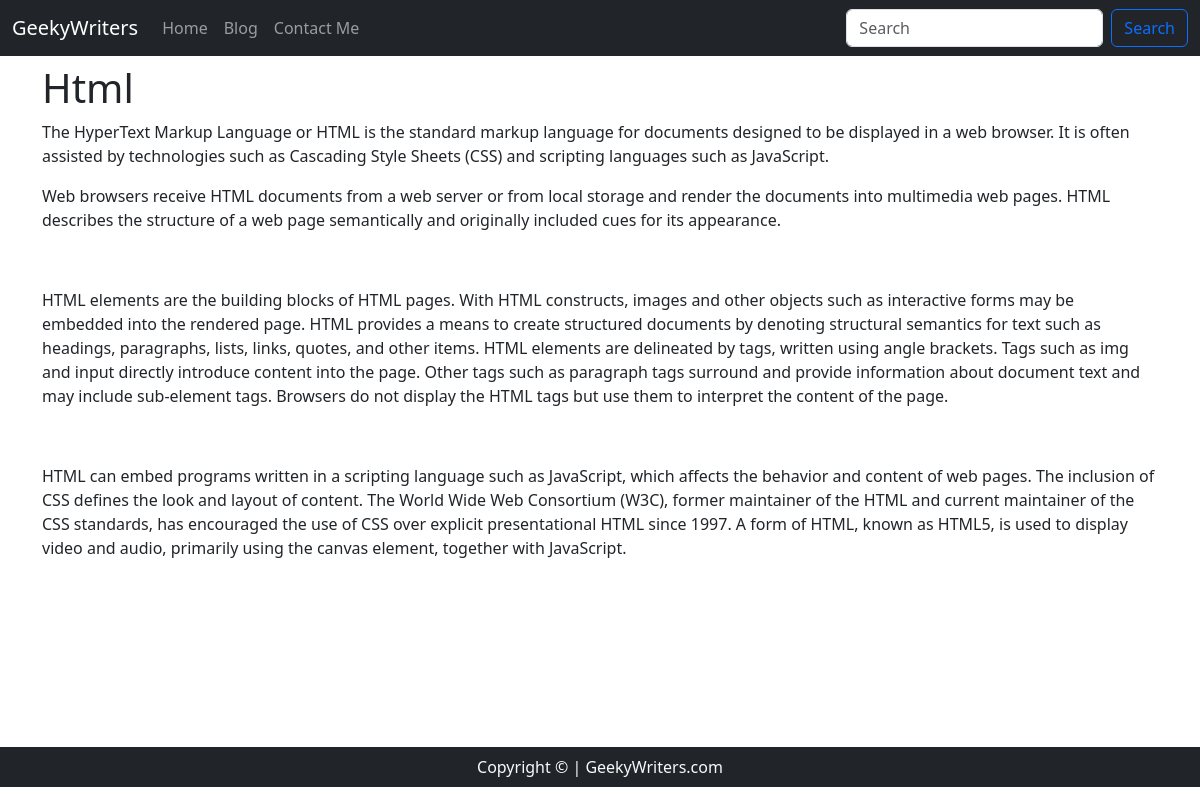
Page /blogpost/html-wiki on the committed database.
### blog/models.py (models this page shows, shortened)
class Blog(models.Model):
    sno = models.AutoField(primary_key=True)
    title = models.CharField(max_length=200)
    content = models.TextField()
    short_desc = models.CharField(max_length=290, default="")
    slug = models.CharField(max_length=100)
    time = models.DateTimeField(auto_now_add=True)

### blog/views.py (the view)
# urls.py: path('blogpost/<str:slug>', views.blogpost, name='blogpost'),
def blogpost(request, slug):
    blog = Blog.objects.filter(slug = slug).first()
    context = {'blog': blog}
    return render(request, 'blogpost.html', context)

### templates/blogpost.html (shortened to what this page needs)
{% extends 'base.html' %}
{% block body %}
<div class="container">
<h1 class="my-2">{{blog.title}}</h1>
<div class="row">
    {{blog.content|safe}}
</div>
</div>
{% endblock body %}

### templates/blogpost.html (style rules this page uses)
.container { min-height: 85.4vh; }

### rows in the picture
Blog: title "Html", content "The HyperText Markup Language or HTML is the standard markup language for documents designed to be displayed in a web browser. It is often assisted by technologies such as Cascading Style Sheets (CSS) and scripting languages such as JavaScript. Web browsers receive HTML documents from a web server or from local storage and render the documents into multimedia web pages. HTML describes the structure of a web page semantically and originally included cues for its appearance. HTML elements are the building blocks of HTML pages. With HTML constructs, images and other objects such as interactive forms may be embedded into the rendered page. HTML provides a means to create structured documents by…"
